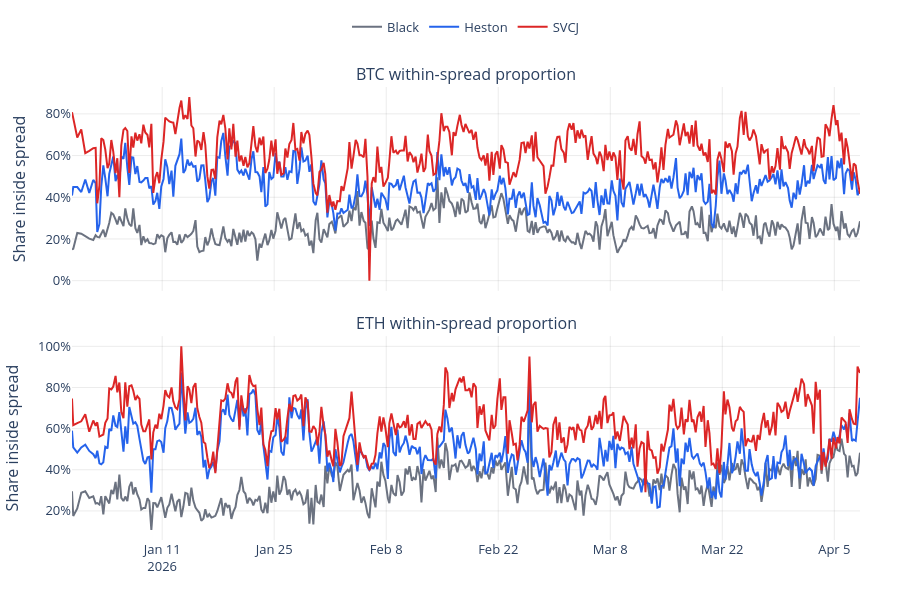

The cell this chart's notebook holds for it:
### Code cell
fig = make_subplots(
    rows=2,
    cols=1,
    shared_xaxes=True,
    vertical_spacing=0.10,
    subplot_titles=("BTC within-spread proportion", "ETH within-spread proportion"),
)

for idx, currency in enumerate(["BTC", "ETH"], start=1):
    frame = snapshot_metrics.query("currency == @currency").sort_values("snapshot_ts")
    for model in ["black", "heston", "svcj"]:
        fig.add_trace(
            go.Scatter(
                x=frame["snapshot_ts"],
                y=frame[f"within_{model}"],
                mode="lines",
                name=MODEL_LABELS[model],
                legendgroup=MODEL_LABELS[model],
                showlegend=(idx == 1),
                line=dict(color=MODEL_COLORS[model], width=2),
            ),
            row=idx,
            col=1,
        )
    fig.update_yaxes(title_text="Share inside spread", tickformat=".0%", row=idx, col=1)

style_figure(fig, height=600)
save_figure(fig, "time_series_within_spread_panel")
fig.show()

### Figure 1 — Plotly figure (JSON) as saved in the notebook; plotly's stock layout.template omitted (floating-point values rounded to 4 significant figures; data arrays with more than 128 entries replaced by an {"elided": "..."} marker saying what was removed)
{"data": [{"legendgroup": "Black", "line": {"color": "#6b7280", "width": 2}, "mode": "lines", "name": "Black", "showlegend": true, "type": "scatter", "x": {"elided": "388 str values"}, "xaxis": "x", "y": {"elided": "388 float values"}, "yaxis": "y"}, {"legendgroup": "Heston", "line": {"color": "#2563eb", "width": 2}, "mode": "lines", "name": "Heston", "showlegend": true, "type": "scatter", "x": {"elided": "388 str values"}, "xaxis": "x", "y": {"elided": "388 float values"}, "yaxis": "y"}, {"legendgroup": "SVCJ", "line": {"color": "#dc2626", "width": 2}, "mode": "lines", "name": "SVCJ", "showlegend": true, "type": "scatter", "x": {"elided": "388 str values"}, "xaxis": "x", "y": {"elided": "388 float values"}, "yaxis": "y"}, {"legendgroup": "Black", "line": {"color": "#6b7280", "width": 2}, "mode": "lines", "name": "Black", "showlegend": false, "type": "scatter", "x": {"elided": "388 str values"}, "xaxis": "x2", "y": {"elided": "388 float values"}, "yaxis": "y2"}, {"legendgroup": "Heston", "line": {"color": "#2563eb", "width": 2}, "mode": "lines", "name": "Heston", "showlegend": false, "type": "scatter", "x": {"elided": "388 str values"}, "xaxis": "x2", "y": {"elided": "388 float values"}, "yaxis": "y2"}, {"legendgroup": "SVCJ", "line": {"color": "#dc2626", "width": 2}, "mode": "lines", "name": "SVCJ", "showlegend": false, "type": "scatter", "x": {"elided": "388 str values"}, "xaxis": "x2", "y": {"elided": "388 float values"}, "yaxis": "y2"}], "layout": {"annotations": [{"font": {"size": 16}, "showarrow": false, "text": "BTC within-spread proportion", "x": 0.5, "xanchor": "center", "xref": "paper", "y": 1, "yanchor": "bottom", "yref": "paper"}, {"font": {"size": 16}, "showarrow": false, "text": "ETH within-spread proportion", "x": 0.5, "xanchor": "center", "xref": "paper", "y": 0.45, "yanchor": "bottom", "yref": "paper"}], "font": {"size": 13}, "height": 600, "hovermode": "x unified", "legend": {"bgcolor": "rgba(255,255,255,0.85)", "orientation": "h", "x": 0.5, "xanchor": "center", "y": 1.1, "yanchor": "bottom"}, "margin": {"b": 60, "l": 60, "r": 40, "t": 80}, "paper_bgcolor": "white", "plot_bgcolor": "white", "title": {}, "xaxis": {"anchor": "y", "domain": [0, 1], "gridcolor": "rgba(0,0,0,0.08)", "matches": "x2", "showgrid": true, "showticklabels": false, "zeroline": false}, "xaxis2": {"anchor": "y2", "domain": [0, 1], "gridcolor": "rgba(0,0,0,0.08)", "showgrid": true, "zeroline": false}, "yaxis": {"anchor": "x", "domain": [0.55, 1], "gridcolor": "rgba(0,0,0,0.08)", "showgrid": true, "tickformat": ".0%", "title": {"text": "Share inside spread"}, "zeroline": false}, "yaxis2": {"anchor": "x2", "domain": [0, 0.45], "gridcolor": "rgba(0,0,0,0.08)", "showgrid": true, "tickformat": ".0%", "title": {"text": "Share inside spread"}, "zeroline": false}}}
